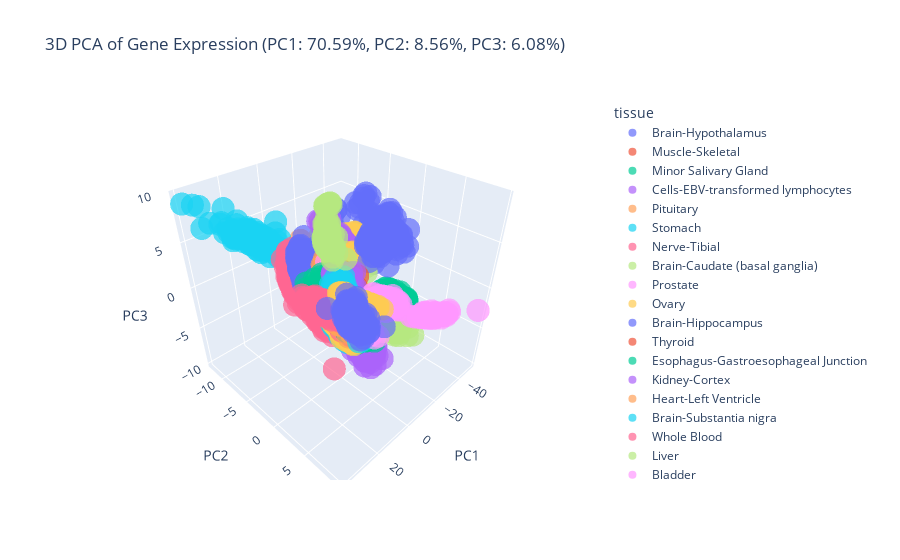

Write notebook code for a chart like this one.
### Code cell
import os
import pickle
import pandas as pd
import numpy as np
import plotly.express as px
from sklearn.decomposition import PCA

# Define the path to the folder containing pickled expression data
data_path = "./data/processed/expression/autoencoder/"  # update if needed

# Check if directory exists
if not os.path.exists(data_path):
    raise FileNotFoundError(f"Directory not found: {data_path}")

# List all .pkl files
tissue_files = [f for f in os.listdir(data_path) if f.endswith(".pkl")]

# Initialize lists to store data
combined_data = []
tissue_labels = []

# Loop through each .pkl file
for file in tissue_files:
    tissue_name = file.replace(".pkl", "")
    full_path = os.path.join(data_path, file)

    try:
        # Open and load the pickled file
        with open(full_path, "rb") as f:
            expr_df = pickle.load(f)

        # Ensure the loaded object is a DataFrame
        if not isinstance(expr_df, pd.DataFrame):
            print(f"Warning: {file} does not contain a DataFrame. Skipping.")
            continue

        # Transpose so that samples are rows (required for PCA)
        expr_df = expr_df.T
        expr_df["tissue"] = tissue_name

        # Add to the combined data list
        combined_data.append(expr_df)

    except Exception as e:
        print(f"Failed to read '{tissue_name}' from {file}: {e}")

# Combine all tissue data
if combined_data:
    combined_df = pd.concat(combined_data)
else:
    raise ValueError("No valid expression data was loaded.")

# Perform PCA on the combined data
X = combined_df.drop(columns=["tissue"])  # Remove 'tissue' column for PCA
y = combined_df["tissue"]  # Tissue labels for coloring

# Run PCA
pca = PCA(n_components=3)
X_pca = pca.fit_transform(X)

# Put PCA results into DataFrame
pca_df = pd.DataFrame(X_pca, columns=["PC1", "PC2", "PC3"])
pca_df["tissue"] = y.values

# Calculate the percentage of variance explained
explained_var = pca.explained_variance_ratio_ * 100

# Create 3D PCA plot using Plotly
fig = px.scatter_3d(
    pca_df,
    x="PC1",
    y="PC2",
    z="PC3",
    color="tissue",
    title=f"3D PCA of Gene Expression (PC1: {explained_var[0]:.2f}%, PC2: {explained_var[1]:.2f}%, PC3: {explained_var[2]:.2f}%)",
    opacity=0.7
)

# Save interactive plot as HTML file
output_dir = "results_after_readcounts_pca_all_tissues_autoencoder"
os.makedirs(output_dir, exist_ok=True)
fig.write_html(os.path.join(output_dir, "3d_pca_plot_all_tissues_auto.html"))

# Show the plot
fig.show()

### Figure 1 — Plotly figure (JSON) as saved in the notebook; plotly's stock layout.template omitted (floating-point values rounded to 4 significant figures; data arrays with more than 128 entries replaced by an {"elided": "..."} marker saying what was removed)
{"data": [{"hovertemplate": "tissue=Brain-Hypothalamus<br>PC1=%{x}<br>PC2=%{y}<br>PC3=%{z}<extra></extra>", "legendgroup": "Brain-Hypothalamus", "marker": {"color": "#636efa", "opacity": 0.7, "symbol": "circle"}, "mode": "markers", "name": "Brain-Hypothalamus", "scene": "scene", "showlegend": true, "type": "scatter3d", "x": {"elided": "202 float values"}, "y": {"elided": "202 float values"}, "z": {"elided": "202 float values"}}, {"hovertemplate": "tissue=Muscle-Skeletal<br>PC1=%{x}<br>PC2=%{y}<br>PC3=%{z}<extra></extra>", "legendgroup": "Muscle-Skeletal", "marker": {"color": "#EF553B", "opacity": 0.7, "symbol": "circle"}, "mode": "markers", "name": "Muscle-Skeletal", "scene": "scene", "showlegend": true, "type": "scatter3d", "x": {"elided": "803 float values"}, "y": {"elided": "803 float values"}, "z": {"elided": "803 float values"}}, {"hovertemplate": "tissue=Minor Salivary Gland<br>PC1=%{x}<br>PC2=%{y}<br>PC3=%{z}<extra></extra>", "legendgroup": "Minor Salivary Gland", "marker": {"color": "#00cc96", "opacity": 0.7, "symbol": "circle"}, "mode": "markers", "name": "Minor Salivary Gland", "scene": "scene", "showlegend": true, "type": "scatter3d", "x": {"elided": "162 float values"}, "y": {"elided": "162 float values"}, "z": {"elided": "162 float values"}}, {"hovertemplate": "tissue=Cells-EBV-transformed lymphocytes<br>PC1=%{x}<br>PC2=%{y}<br>PC3=%{z}<extra></extra>", "legendgroup": "Cells-EBV-transformed lymphocytes", "marker": {"color": "#ab63fa", "opacity": 0.7, "symbol": "circle"}, "mode": "markers", "name": "Cells-EBV-transformed lymphocytes", "scene": "scene", "showlegend": true, "type": "scatter3d", "x": {"elided": "174 float values"}, "y": {"elided": "174 float values"}, "z": {"elided": "174 float values"}}, {"hovertemplate": "tissue=Pituitary<br>PC1=%{x}<br>PC2=%{y}<br>PC3=%{z}<extra></extra>", "legendgroup": "Pituitary", "marker": {"color": "#FFA15A", "opacity": 0.7, "symbol": "circle"}, "mode": "markers", "name": "Pituitary", "scene": "scene", "showlegend": true, "type": "scatter3d", "x": {"elided": "283 float values"}, "y": {"elided": "283 float values"}, "z": {"elided": "283 float values"}}, {"hovertemplate": "tissue=Stomach<br>PC1=%{x}<br>PC2=%{y}<br>PC3=%{z}<extra></extra>", "legendgroup": "Stomach", "marker": {"color": "#19d3f3", "opacity": 0.7, "symbol": "circle"}, "mode": "markers", "name": "Stomach", "scene": "scene", "showlegend": true, "type": "scatter3d", "x": {"elided": "359 float values"}, "y": {"elided": "359 float values"}, "z": {"elided": "359 float values"}}, {"hovertemplate": "tissue=Nerve-Tibial<br>PC1=%{x}<br>PC2=%{y}<br>PC3=%{z}<extra></extra>", "legendgroup": "Nerve-Tibial", "marker": {"color": "#FF6692", "opacity": 0.7, "symbol": "circle"}, "mode": "markers", "name": "Nerve-Tibial", "scene": "scene", "showlegend": true, "type": "scatter3d", "x": {"elided": "619 float values"}, "y": {"elided": "619 float values"}, "z": {"elided": "619 float values"}}, {"hovertemplate": "tissue=Brain-Caudate (basal ganglia)<br>PC1=%{x}<br>PC2=%{y}<br>PC3=%{z}<extra></extra>", "legendgroup": "Brain-Caudate (basal ganglia)", "marker": {"color": "#B6E880", "opacity": 0.7, "symbol": "circle"}, "mode": "markers", "name": "Brain-Caudate (basal ganglia)", "scene": "scene", "showlegend": true, "type": "scatter3d", "x": {"elided": "246 float values"}, "y": {"elided": "246 float values"}, "z": {"elided": "246 float values"}}, {"hovertemplate": "tissue=Prostate<br>PC1=%{x}<br>PC2=%{y}<br>PC3=%{z}<extra></extra>", "legendgroup": "Prostate", "marker": {"color": "#FF97FF", "opacity": 0.7, "symbol": "circle"}, "mode": "markers", "name": "Prostate", "scene": "scene", "showlegend": true, "type": "scatter3d", "x": {"elided": "245 float values"}, "y": {"elided": "245 float values"}, "z": {"elided": "245 float values"}}, {"hovertemplate": "tissue=Ovary<br>PC1=%{x}<br>PC2=%{y}<br>PC3=%{z}<extra></extra>", "legendgroup": "Ovary", "marker": {"color": "#FECB52", "opacity": 0.7, "symbol": "circle"}, "mode": "markers", "name": "Ovary", "scene": "scene", "showlegend": true, "type": "scatter3d", "x": {"elided": "180 float values"}, "y": {"elided": "180 float values"}, "z": {"elided": "180 float values"}}, {"hovertemplate": "tissue=Brain-Hippocampus<br>PC1=%{x}<br>PC2=%{y}<br>PC3=%{z}<extra></extra>", "legendgroup": "Brain-Hippocampus", "marker": {"color": "#636efa", "opacity": 0.7, "symbol": "circle"}, "mode": "markers", "name": "Brain-Hippocampus", "scene": "scene", "showlegend": true, "type": "scatter3d", "x": {"elided": "197 float values"}, "y": {"elided": "197 float values"}, "z": {"elided": "197 float values"}}, {"hovertemplate": "tissue=Thyroid<br>PC1=%{x}<br>PC2=%{y}<br>PC3=%{z}<extra></extra>", "legendgroup": "Thyroid", "marker": {"color": "#EF553B", "opacity": 0.7, "symbol": "circle"}, "mode": "markers", "name": "Thyroid", "scene": "scene", "showlegend": true, "type": "scatter3d", "x": {"elided": "653 float values"}, "y": {"elided": "653 float values"}, "z": {"elided": "653 float values"}}, {"hovertemplate": "tissue=Esophagus-Gastroesophageal Junction<br>PC1=%{x}<br>PC2=%{y}<br>PC3=%{z}<extra></extra>", "legendgroup": "Esophagus-Gastroesophageal Junction", "marker": {"color": "#00cc96", "opacity": 0.7, "symbol": "circle"}, "mode": "markers", "name": "Esophagus-Gastroesophageal Junction", "scene": "scene", "showlegend": true, "type": "scatter3d", "x": {"elided": "375 float values"}, "y": {"elided": "375 float values"}, "z": {"elided": "375 float values"}}, {"hovertemplate": "tissue=Kidney-Cortex<br>PC1=%{x}<br>PC2=%{y}<br>PC3=%{z}<extra></extra>", "legendgroup": "Kidney-Cortex", "marker": {"color": "#ab63fa", "opacity": 0.7, "symbol": "circle"}, "mode": "markers", "name": "Kidney-Cortex", "scene": "scene", "showlegend": true, "type": "scatter3d", "x": [13.18, 10.46, 3.856, 12.11, 9.415, 7.332, 9.198, 11.31, 11.51, 8.759, 11.98, 11.9, 12.47, 10.5, 11.42, 12.6, 5.525, 10.97, 10.61, 8.025, 13.79, 12.53, 10.91, 10.37, 11.93, 11.66, 12.39, 11.41, 11.56, 11.4, 10.54, 9.02, 5.917, 10.36, 12.27, 10.97, 3.751, 9.67, 12.05, 9.821, 2.357, 10.66, 10.62, 10.9, 10.89, 10.75, 12.34, 12.59, 10.24, 11.2, 12.07, 11.61, 11.57, 10.83, 12.83, 8.764, 9.342, 10.72, 10.72, 12.93, 12.02, 12.24, 12.92, 13.38, 2.727, 10.91, 8.691, 11.71, 10.8, 10.84, 14.33, 9.156, 12.21, 10.32, 11.55, 11.15, 12.14, 12.8, 11.97, 9.894, 12.17, 10.93, 11.27, 12.83, 10.54], "y": [-2.283, -1.989, -1.957, -2.096, -2.292, -1.224, -2.436, -3.308, -3.931, -2.685, -2.672, -4.398, -2.602, -4.011, -3.521, -3.407, -2.654, -3.625, -2.755, -2.504, -0.9229, -2.475, -3.741, -4.279, 0.7184, -3.515, -1.874, -3.995, -3.816, -2.113, -1.562, -3.827, -3.008, -4.31, -2.922, -2.531, -2.179, -2.239, -2.279, -2.741, -1.542, -3.368, -4.26, -0.3716, -3.529, -2.985, -0.04539, -2.386, -2.841, -3.565, -2.979, -1.71, -2.392, -3.507, -0.938, -1.104, -0.9043, -5.162, -2.15, -2.959, -2.259, -1.97, -2.874, -3.38, -2.16, -3.251, -0.6299, -2.461, -3.142, -4.233, 0.3248, -1.984, -2.528, -2.966, -1.958, 0.3304, -2.115, -2.783, -2.025, -3.326, -3.065, -2.027, -3.056, -1.446, -1.9], "z": [0.8827, 0.4828, -1.045, 1.022, -0.4437, -0.5555, 0.262, 1.175, 0.8841, -0.09596, 0.793, 0.9427, 0.4596, 1.308, 1.202, 0.257, -0.5171, 1.359, 1.212, -0.1534, 0.2854, 0.1031, 1.032, 1.173, 0.3024, 1.013, 0.2776, 1.13, 0.5037, 1.041, 0.9333, 1.403, -0.8855, 1.635, 0.5155, 0.7679, -1.07, -0.1453, 0.5949, -0.02234, -1.384, 0.7955, 1.489, 0.5776, 1.196, 0.2139, 1.374, 0.3954, 0.7785, 0.4286, 1.026, 1.254, 0.9484, 0.8954, 0.9099, -0.4554, 0.2218, 0.6178, -0.0894, 0.4466, 0.5973, 0.7658, 0.2009, 0.8213, -1.083, 1.163, 0.3136, 1.254, 0.8501, 1.579, 0.6069, 0.7703, -0.1064, 0.1618, 1.337, 0.6133, 1.276, 0.6681, 1.252, 0.7792, 0.6748, 1.013, 0.8695, 0.909, 0.5838]}, {"hovertemplate": "tissue=Heart-Left Ventricle<br>PC1=%{x}<br>PC2=%{y}<br>PC3=%{z}<extra></extra>", "legendgroup": "Heart-Left Ventricle", "marker": {"color": "#FFA15A", "opacity": 0.7, "symbol": "circle"}, "mode": "markers", "name": "Heart-Left Ventricle", "scene": "scene", "showlegend": true, "type": "scatter3d", "x": {"elided": "432 float values"}, "y": {"elided": "432 float values"}, "z": {"elided": "432 float values"}}, {"hovertemplate": "tissue=Brain-Substantia nigra<br>PC1=%{x}<br>PC2=%{y}<br>PC3=%{z}<extra></extra>", "legendgroup": "Brain-Substantia nigra", "marker": {"color": "#19d3f3", "opacity": 0.7, "symbol": "circle"}, "mode": "markers", "name": "Brain-Substantia nigra", "scene": "scene", "showlegend": true, "type": "scatter3d", "x": {"elided": "139 float values"}, "y": {"elided": "139 float values"}, "z": {"elided": "139 float values"}}, {"hovertemplate": "tissue=Whole Blood<br>PC1=%{x}<br>PC2=%{y}<br>PC3=%{z}<extra></extra>", "legendgroup": "Whole Blood", "marker": {"color": "#FF6692", "opacity": 0.7, "symbol": "circle"}, "mode": "markers", "name": "Whole Blood", "scene": "scene", "showlegend": true, "type": "scatter3d", "x": {"elided": "755 float values"}, "y": {"elided": "755 float values"}, "z": {"elided": "755 float values"}}, {"hovertemplate": "tissue=Liver<br>PC1=%{x}<br>PC2=%{y}<br>PC3=%{z}<extra></extra>", "legendgroup": "Liver", "marker": {"color": "#B6E880", "opacity": 0.7, "symbol": "circle"}, "mode": "markers", "name": "Liver", "scene": "scene", "showlegend": true, "type": "scatter3d", "x": {"elided": "226 float values"}, "y": {"elided": "226 float values"}, "z": {"elided": "226 float values"}}, {"hovertemplate": "tissue=Bladder<br>PC1=%{x}<br>PC2=%{y}<br>PC3=%{z}<extra></extra>", "legendgroup": "Bladder", "marker": {"color": "#FF97FF", "opacity": 0.7, "symbol": "circle"}, "mode": "markers", "name": "Bladder", "scene": "scene", "showlegend": true, "type": "scatter3d", "x": [-2.577, -3.253, 0.6635, -1.484, 0.4562, -0.8013, -2.6, 0.6291, 0.2128, -1.017, -0.2441, -3.507, -0.484, -0.4599, -2.615, -0.4607, -0.6835, -1.976, -1.153, -2.692, 2.203], "y": [0.0751, 0.1409, 1.572, 0.5064, 1.486, 0.4837, 0.08365, 0.9618, 1.423, -0.1776, 0.9523, -1.633, 1.118, 1.198, -0.6005, 1.96, 0.3413, -0.4308, -0.2753, 1.53, 3.396], "z": [0.4401, -0.2502, -0.949, -2.806, 0.7569, -0.1144, 0.2401, -0.9439, 0.5608, -1.672, -2.445, -0.5278, -1.056, -0.2636, -1.03, 0.6739, -1.065, 0.2387, -0.5725, -0.8583, -0.6969]}, {"hovertemplate": "tissue=Brain-Cerebellum<br>PC1=%{x}<br>PC2=%{y}<br>PC3=%{z}<extra></extra>", "legendgroup": "Brain-Cerebellum", "marker": {"color": "#FECB52", "opacity": 0.7, "symbol": "circle"}, "mode": "markers", "name": "Brain-Cerebellum", "scene": "scene", "showlegend": true, "type": "scatter3d", "x": {"elided": "241 float values"}, "y": {"elided": "241 float values"}, "z": {"elided": "241 float values"}}, {"hovertemplate": "tissue=Cells-Cultured fibroblasts<br>PC1=%{x}<br>PC2=%{y}<br>PC3=%{z}<extra></extra>", "legendgroup": "Cells-Cultured fibroblasts", "marker": {"color": "#636efa", "opacity": 0.7, "symbol": "circle"}, "mode": "markers", "name": "Cells-Cultured fibroblasts", "scene": "scene", "showlegend": true, "type": "scatter3d", "x": {"elided": "504 float values"}, "y": {"elided": "504 float values"}, "z": {"elided": "504 float values"}}, {"hovertemplate": "tissue=Heart-Atrial Appendage<br>PC1=%{x}<br>PC2=%{y}<br>PC3=%{z}<extra></extra>", "legendgroup": "Heart-Atrial Appendage", "marker": {"color": "#EF553B", "opacity": 0.7, "symbol": "circle"}, "mode": "markers", "name": "Heart-Atrial Appendage", "scene": "scene", "showlegend": true, "type": "scatter3d", "x": {"elided": "429 float values"}, "y": {"elided": "429 float values"}, "z": {"elided": "429 float values"}}, {"hovertemplate": "tissue=Brain-Nucleus accumbens (basal ganglia)<br>PC1=%{x}<br>PC2=%{y}<br>PC3=%{z}<extra></extra>", "legendgroup": "Brain-Nucleus accumbens (basal ganglia)", "marker": {"color": "#00cc96", "opacity": 0.7, "symbol": "circle"}, "mode": "markers", "name": "Brain-Nucleus accumbens (basal ganglia)", "scene": "scene", "showlegend": true, "type": "scatter3d", "x": {"elided": "246 float values"}, "y": {"elided": "246 float values"}, "z": {"elided": "246 float values"}}, {"hovertemplate": "tissue=Colon-Transverse<br>PC1=%{x}<br>PC2=%{y}<br>PC3=%{z}<extra></extra>", "legendgroup": "Colon-Transverse", "marker": {"color": "#ab63fa", "opacity": 0.7, "symbol": "circle"}, "mode": "markers", "name": "Colon-Transverse", "scene": "scene", "showlegend": true, "type": "scatter3d", "x": {"elided": "406 float values"}, "y": {"elided": "406 float values"}, "z": {"elided": "406 float values"}}, {"hovertemplate": "tissue=Spleen<br>PC1=%{x}<br>PC2=%{y}<br>PC3=%{z}<extra></extra>", "legendgroup": "Spleen", "marker": {"color": "#FFA15A", "opacity": 0.7, "symbol": "circle"}, "mode": "markers", "name": "Spleen", "scene": "scene", "showlegend": true, "type": "scatter3d", "x": {"elided": "241 float values"}, "y": {"elided": "241 float values"}, "z": {"elided": "241 float values"}}, {"hovertemplate": "tissue=Esophagus-Muscularis<br>PC1=%{x}<br>PC2=%{y}<br>PC3=%{z}<extra></extra>", "legendgroup": "Esophagus-Muscularis", "marker": {"color": "#19d3f3", "opacity": 0.7, "symbol": "circle"}, "mode": "markers", "name": "Esophagus-Muscularis", "scene": "scene", "showlegend": true, "type": "scatter3d", "x": {"elided": "515 float values"}, "y": {"elided": "515 float values"}, "z": {"elided": "515 float values"}}, {"hovertemplate": "tissue=Skin-Not Sun Exposed (Suprapubic)<br>PC1=%{x}<br>PC2=%{y}<br>PC3=%{z}<extra></extra>", "legendgroup": "Skin-Not Sun Exposed (Suprapubic)", "marker": {"color": "#FF6692", "opacity": 0.7, "symbol": "circle"}, "mode": "markers", "name": "Skin-Not Sun Exposed (Suprapubic)", "scene": "scene", "showlegend": true, "type": "scatter3d", "x": {"elided": "604 float values"}, "y": {"elided": "604 float values"}, "z": {"elided": "604 float values"}}, {"hovertemplate": "tissue=Cervix-Endocervix<br>PC1=%{x}<br>PC2=%{y}<br>PC3=%{z}<extra></extra>", "legendgroup": "Cervix-Endocervix", "marker": {"color": "#B6E880", "opacity": 0.7, "symbol": "circle"}, "mode": "markers", "name": "Cervix-Endocervix", "scene": "scene", "showlegend": true, "type": "scatter3d", "x": [2.507, 1.587, 0.2413, 2.19, 0.2763, 0.1173, 0.3992, 3.674, 1.301, 0.3635], "y": [1.853, 1.327, -0.07584, 0.9165, -0.2536, 3.615, 0.5356, 2.102, 2.635, 1.542], "z": [0.5248, -0.8848, 0.3472, 0.2979, 0.4779, -1.64, -0.0271, 0.1985, -0.8884, -1.375]}, {"hovertemplate": "tissue=Brain-Spinal cord (cervical c-1)<br>PC1=%{x}<br>PC2=%{y}<br>PC3=%{z}<extra></extra>", "legendgroup": "Brain-Spinal cord (cervical c-1)", "marker": {"color": "#FF97FF", "opacity": 0.7, "symbol": "circle"}, "mode": "markers", "name": "Brain-Spinal cord (cervical c-1)", "scene": "scene", "showlegend": true, "type": "scatter3d", "x": {"elided": "159 float values"}, "y": {"elided": "159 float values"}, "z": {"elided": "159 float values"}}, {"hovertemplate": "tissue=Artery-Aorta<br>PC1=%{x}<br>PC2=%{y}<br>PC3=%{z}<extra></extra>", "legendgroup": "Artery-Aorta", "marker": {"color": "#FECB52", "opacity": 0.7, "symbol": "circle"}, "mode": "markers", "name": "Artery-Aorta", "scene": "scene", "showlegend": true, "type": "scatter3d", "x": {"elided": "432 float values"}, "y": {"elided": "432 float values"}, "z": {"elided": "432 float values"}}, {"hovertemplate": "tissue=Adipose-Visceral (Omentum)<br>PC1=%{x}<br>PC2=%{y}<br>PC3=%{z}<extra></extra>", "legendgroup": "Adipose-Visceral (Omentum)", "marker": {"color": "#636efa", "opacity": 0.7, "symbol": "circle"}, "mode": "markers", "name": "Adipose-Visceral (Omentum)", "scene": "scene", "showlegend": true, "type": "scatter3d", "x": {"elided": "541 float values"}, "y": {"elided": "541 float values"}, "z": {"elided": "541 float values"}}, {"hovertemplate": "tissue=Pancreas<br>PC1=%{x}<br>PC2=%{y}<br>PC3=%{z}<extra></extra>", "legendgroup": "Pancreas", "marker": {"color": "#EF553B", "opacity": 0.7, "symbol": "circle"}, "mode": "markers", "name": "Pancreas", "scene": "scene", "showlegend": true, "type": "scatter3d", "x": {"elided": "328 float values"}, "y": {"elided": "328 float values"}, "z": {"elided": "328 float values"}}, {"hovertemplate": "tissue=Small Intestine-Terminal Ileum<br>PC1=%{x}<br>PC2=%{y}<br>PC3=%{z}<extra></extra>", "legendgroup": "Small Intestine-Terminal Ileum", "marker": {"color": "#00cc96", "opacity": 0.7, "symbol": "circle"}, "mode": "markers", "name": "Small Intestine-Terminal Ileum", "scene": "scene", "showlegend": true, "type": "scatter3d", "x": {"elided": "187 float values"}, "y": {"elided": "187 float values"}, "z": {"elided": "187 float values"}}, {"hovertemplate": "tissue=Brain-Cerebellar Hemisphere<br>PC1=%{x}<br>PC2=%{y}<br>PC3=%{z}<extra></extra>", "legendgroup": "Brain-Cerebellar Hemisphere", "marker": {"color": "#ab63fa", "opacity": 0.7, "symbol": "circle"}, "mode": "markers", "name": "Brain-Cerebellar Hemisphere", "scene": "scene", "showlegend": true, "type": "scatter3d", "x": {"elided": "215 float values"}, "y": {"elided": "215 float values"}, "z": {"elided": "215 float values"}}, {"hovertemplate": "tissue=Brain-Anterior cingulate cortex (BA24)<br>PC1=%{x}<br>PC2=%{y}<br>PC3=%{z}<extra></extra>", "legendgroup": "Brain-Anterior cingulate cortex (BA24)", "marker": {"color": "#FFA15A", "opacity": 0.7, "symbol": "circle"}, "mode": "markers", "name": "Brain-Anterior cingulate cortex (BA24)", "scene": "scene", "showlegend": true, "type": "scatter3d", "x": {"elided": "176 float values"}, "y": {"elided": "176 float values"}, "z": {"elided": "176 float values"}}, {"hovertemplate": "tissue=Lung<br>PC1=%{x}<br>PC2=%{y}<br>PC3=%{z}<extra></extra>", "legendgroup": "Lung", "marker": {"color": "#19d3f3", "opacity": 0.7, "symbol": "circle"}, "mode": "markers", "name": "Lung", "scene": "scene", "showlegend": true, "type": "scatter3d", "x": {"elided": "578 float values"}, "y": {"elided": "578 float values"}, "z": {"elided": "578 float values"}}, {"hovertemplate": "tissue=Uterus<br>PC1=%{x}<br>PC2=%{y}<br>PC3=%{z}<extra></extra>", "legendgroup": "Uterus", "marker": {"color": "#FF6692", "opacity": 0.7, "symbol": "circle"}, "mode": "markers", "name": "Uterus", "scene": "scene", "showlegend": true, "type": "scatter3d", "x": {"elided": "142 float values"}, "y": {"elided": "142 float values"}, "z": {"elided": "142 float values"}}, {"hovertemplate": "tissue=Adipose-Subcutaneous<br>PC1=%{x}<br>PC2=%{y}<br>PC3=%{z}<extra></extra>", "legendgroup": "Adipose-Subcutaneous", "marker": {"color": "#B6E880", "opacity": 0.7, "symbol": "circle"}, "mode": "markers", "name": "Adipose-Subcutaneous", "scene": "scene", "showlegend": true, "type": "scatter3d", "x": {"elided": "663 float values"}, "y": {"elided": "663 float values"}, "z": {"elided": "663 float values"}}, {"hovertemplate": "tissue=Artery-Tibial<br>PC1=%{x}<br>PC2=%{y}<br>PC3=%{z}<extra></extra>", "legendgroup": "Artery-Tibial", "marker": {"color": "#FF97FF", "opacity": 0.7, "symbol": "circle"}, "mode": "markers", "name": "Artery-Tibial", "scene": "scene", "showlegend": true, "type": "scatter3d", "x": {"elided": "663 float values"}, "y": {"elided": "663 float values"}, "z": {"elided": "663 float values"}}, {"hovertemplate": "tissue=Brain-Amygdala<br>PC1=%{x}<br>PC2=%{y}<br>PC3=%{z}<extra></extra>", "legendgroup": "Brain-Amygdala", "marker": {"color": "#FECB52", "opacity": 0.7, "symbol": "circle"}, "mode": "markers", "name": "Brain-Amygdala", "scene": "scene", "showlegend": true, "type": "scatter3d", "x": {"elided": "152 float values"}, "y": {"elided": "152 float values"}, "z": {"elided": "152 float values"}}, {"hovertemplate": "tissue=Brain-Frontal Cortex (BA9)<br>PC1=%{x}<br>PC2=%{y}<br>PC3=%{z}<extra></extra>", "legendgroup": "Brain-Frontal Cortex (BA9)", "marker": {"color": "#636efa", "opacity": 0.7, "symbol": "circle"}, "mode": "markers", "name": "Brain-Frontal Cortex (BA9)", "scene": "scene", "showlegend": true, "type": "scatter3d", "x": {"elided": "209 float values"}, "y": {"elided": "209 float values"}, "z": {"elided": "209 float values"}}, {"hovertemplate": "tissue=Breast-Mammary Tissue<br>PC1=%{x}<br>PC2=%{y}<br>PC3=%{z}<extra></extra>", "legendgroup": "Breast-Mammary Tissue", "marker": {"color": "#EF553B", "opacity": 0.7, "symbol": "circle"}, "mode": "markers", "name": "Breast-Mammary Tissue", "scene": "scene", "showlegend": true, "type": "scatter3d", "x": {"elided": "459 float values"}, "y": {"elided": "459 float values"}, "z": {"elided": "459 float values"}}, {"hovertemplate": "tissue=Artery-Coronary<br>PC1=%{x}<br>PC2=%{y}<br>PC3=%{z}<extra></extra>", "legendgroup": "Artery-Coronary", "marker": {"color": "#00cc96", "opacity": 0.7, "symbol": "circle"}, "mode": "markers", "name": "Artery-Coronary", "scene": "scene", "showlegend": true, "type": "scatter3d", "x": {"elided": "240 float values"}, "y": {"elided": "240 float values"}, "z": {"elided": "240 float values"}}, {"hovertemplate": "tissue=Testis<br>PC1=%{x}<br>PC2=%{y}<br>PC3=%{z}<extra></extra>", "legendgroup": "Testis", "marker": {"color": "#ab63fa", "opacity": 0.7, "symbol": "circle"}, "mode": "markers", "name": "Testis", "scene": "scene", "showlegend": true, "type": "scatter3d", "x": {"elided": "361 float values"}, "y": {"elided": "361 float values"}, "z": {"elided": "361 float values"}}, {"hovertemplate": "tissue=Vagina<br>PC1=%{x}<br>PC2=%{y}<br>PC3=%{z}<extra></extra>", "legendgroup": "Vagina", "marker": {"color": "#FFA15A", "opacity": 0.7, "symbol": "circle"}, "mode": "markers", "name": "Vagina", "scene": "scene", "showlegend": true, "type": "scatter3d", "x": {"elided": "156 float values"}, "y": {"elided": "156 float values"}, "z": {"elided": "156 float values"}}, {"hovertemplate": "tissue=Colon-Sigmoid<br>PC1=%{x}<br>PC2=%{y}<br>PC3=%{z}<extra></extra>", "legendgroup": "Colon-Sigmoid", "marker": {"color": "#19d3f3", "opacity": 0.7, "symbol": "circle"}, "mode": "markers", "name": "Colon-Sigmoid", "scene": "scene", "showlegend": true, "type": "scatter3d", "x": {"elided": "373 float values"}, "y": {"elided": "373 float values"}, "z": {"elided": "373 float values"}}, {"hovertemplate": "tissue=Skin-Sun Exposed (Lower leg)<br>PC1=%{x}<br>PC2=%{y}<br>PC3=%{z}<extra></extra>", "legendgroup": "Skin-Sun Exposed (Lower leg)", "marker": {"color": "#FF6692", "opacity": 0.7, "symbol": "circle"}, "mode": "markers", "name": "Skin-Sun Exposed (Lower leg)", "scene": "scene", "showlegend": true, "type": "scatter3d", "x": {"elided": "701 float values"}, "y": {"elided": "701 float values"}, "z": {"elided": "701 float values"}}, {"hovertemplate": "tissue=Brain-Putamen (basal ganglia)<br>PC1=%{x}<br>PC2=%{y}<br>PC3=%{z}<extra></extra>", "legendgroup": "Brain-Putamen (basal ganglia)", "marker": {"color": "#B6E880", "opacity": 0.7, "symbol": "circle"}, "mode": "markers", "name": "Brain-Putamen (basal ganglia)", "scene": "scene", "showlegend": true, "type": "scatter3d", "x": {"elided": "205 float values"}, "y": {"elided": "205 float values"}, "z": {"elided": "205 float values"}}, {"hovertemplate": "tissue=Adrenal Gland<br>PC1=%{x}<br>PC2=%{y}<br>PC3=%{z}<extra></extra>", "legendgroup": "Adrenal Gland", "marker": {"color": "#FF97FF", "opacity": 0.7, "symbol": "circle"}, "mode": "markers", "name": "Adrenal Gland", "scene": "scene", "showlegend": true, "type": "scatter3d", "x": {"elided": "258 float values"}, "y": {"elided": "258 float values"}, "z": {"elided": "258 float values"}}, {"hovertemplate": "tissue=Brain-Cortex<br>PC1=%{x}<br>PC2=%{y}<br>PC3=%{z}<extra></extra>", "legendgroup": "Brain-Cortex", "marker": {"color": "#FECB52", "opacity": 0.7, "symbol": "circle"}, "mode": "markers", "name": "Brain-Cortex", "scene": "scene", "showlegend": true, "type": "scatter3d", "x": {"elided": "255 float values"}, "y": {"elided": "255 float values"}, "z": {"elided": "255 float values"}}, {"hovertemplate": "tissue=Esophagus-Mucosa<br>PC1=%{x}<br>PC2=%{y}<br>PC3=%{z}<extra></extra>", "legendgroup": "Esophagus-Mucosa", "marker": {"color": "#636efa", "opacity": 0.7, "symbol": "circle"}, "mode": "markers", "name": "Esophagus-Mucosa", "scene": "scene", "showlegend": true, "type": "scatter3d", "x": {"elided": "555 float values"}, "y": {"elided": "555 float values"}, "z": {"elided": "555 float values"}}], "layout": {"legend": {"title": {"text": "tissue"}, "tracegroupgap": 0}, "scene": {"domain": {"x": [0, 1], "y": [0, 1]}, "xaxis": {"title": {"text": "PC1"}}, "yaxis": {"title": {"text": "PC2"}}, "zaxis": {"title": {"text": "PC3"}}}, "title": {"text": "3D PCA of Gene Expression (PC1: 70.59%, PC2: 8.56%, PC3: 6.08%)"}}}
